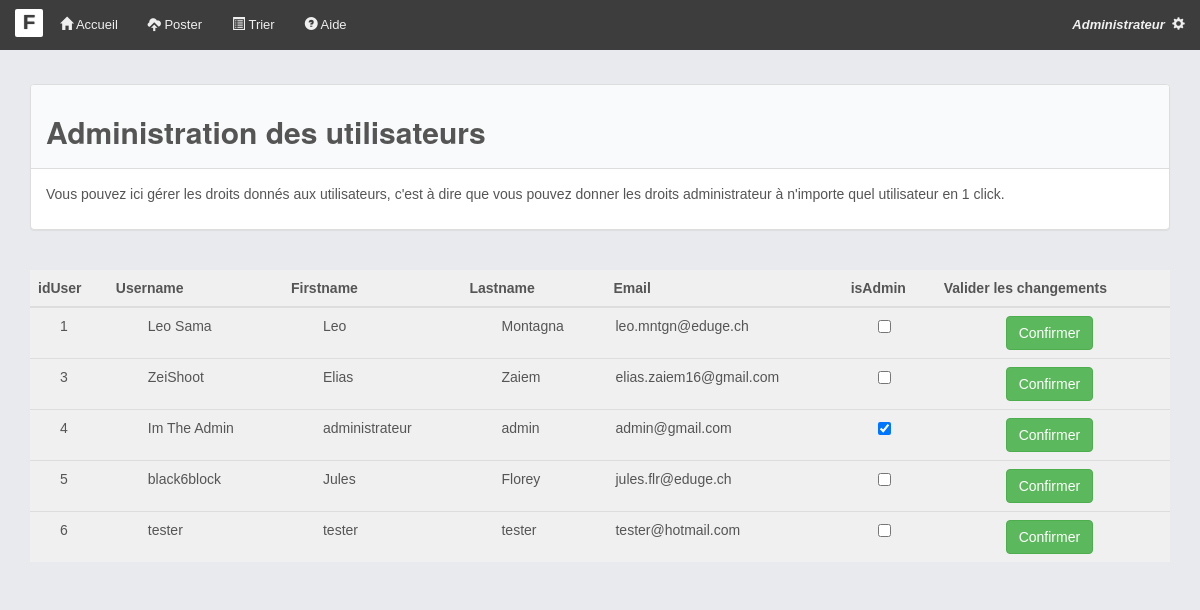
Screenshot of /CodeSource/index.php?uc=admin&action=ShowUserAdminPannel (signed in) with the database file from the repository.
### tables this page shows
CREATE TABLE `utilisateurs` (
  `idUser` int(11) NOT NULL AUTO_INCREMENT,
  `UserName` varchar(45) NOT NULL,
  `FirstName` varchar(100) NOT NULL,
  `LastName` varchar(100) NOT NULL,
  `Email` varchar(100) NOT NULL,
  `PasswordChiffrer` varchar(255) NOT NULL,
  `isAdmin` tinyint(1) DEFAULT NULL COMMENT '1 = utilisateur, 2 = admin',
  PRIMARY KEY (`idUser`)
);

### CodeSource/models/db_connect.php (called while the page is built, shortened)
<?php
class MonPdo
{
    private static $serveur = 'mysql:host=localhost';
    private static $bdd = 'dbname=fotogal';
    private static $user = 'root';
    private static $mdp = '2404';
    private static $unPdo = null;
    private function __construct()
    {
        MonPdo::$unPdo = new PDO(MonPdo::$serveur . ";" . MonPdo::$bdd, MonPdo::$user, MonPdo::$mdp);
        MonPdo::$unPdo->query('SET names utf8');
        MonPdo::$unPdo->setAttribute(PDO::ATTR_ERRMODE, PDO::ERRMODE_EXCEPTION);
    }
    public static function getInstance()
    {
        if (self::$unPdo == null) {
            self::$monPdo = new MonPdo();
        }
        return self::$unPdo;
    }
}
?>

### CodeSource/models/User.php (called while the page is built, shortened)
<?php
class User
{
    private $idUser;
    private $FirstName;
    private $LastName;
    private $Email;
    private $UserName;
    private $isAdmin;
    public function getIdUser()
    {
        return $this->idUser;
    }
    public function getFirstName()
    {
        return $this->FirstName;
    }
    public function getUserName()
    {
        return $this->UserName;
    }
    public function getLastName()
    {
        return $this->LastName;
    }
    public function getEmail()
    {
        return $this->Email;
    }
    public function getIsAdmin()
    {
        return $this->isAdmin;
    }
    public static function GetAllUsers()
    {
        $req = MonPdo::getInstance()->prepare("SELECT * FROM utilisateurs");
        $req->setFetchMode(PDO::FETCH_CLASS | PDO::FETCH_PROPS_LATE, 'User');
        $req->execute();
        $result = $req->fetchAll();
        return $result;
    }
}

### CodeSource/vue/gestionUserAdmin.php (the view, shortened to what this page needs)
<div class="container" style="display: block; margin-top: 3vh; position:relative;">
    <div class="panel panel-default" style="width: 100%;">
        <div class="panel-heading">
            <h2>Administration des utilisateurs</h2>
        </div>
        <div class="panel-body">
            <p>Vous pouvez ici gérer les droits donnés aux utilisateurs, c'est à dire que vous pouvez donner les droits administrateur à n'importe quel utilisateur en 1 click.</p>
        </div>
    </div>
    <div class="row">
        <br>
        <table class="table" style="background-color: #F0F0F0;">
            <thead>
                <tr>
                    <th scope="col">idUser</th>
                    <th scope="col">Username</th>
                    <th scope="col">Firstname</th>
                    <th scope="col">Lastname</th>
                    <th scope="col">Email</th>
                    <th scope="col">isAdmin</th>
                    <th scope="col">Valider les changements</th>
                </tr>
            </thead>
            <tbody>
                <?php
                foreach (User::GetAllUsers() as $user) {
                ?>
                    <tr>
                        <form method="POST" action="index.php?uc=admin&action=changeAdminRights&idUser=<?= $user->getIdUser() ?>">
                            <td style="padding-left: 30px;"><?= $user->getIdUser() ?></td>
                            <td style="padding-left: 40px;"><?= $user->getUserName() ?></td>
                            <td style="padding-left: 40px;"><?= $user->getFirstName() ?></td>
                            <td style="padding-left: 40px;"><?= $user->getLastName() ?></td>
                            <td style="padding-left: 10px;"><?= $user->getEmail() ?></td>
                            <td style="padding-left: 35px;"><input type="checkbox" name="isAdmin" value="checkbox<?= $user->getIdUser() ?>" <?= $user->getIsAdmin() == 2 ? "checked" : "" ?>></td>
                            <td style="padding-left: 70px;"><button type="submit" class="btn btn-success">Confirmer</button> </td>
                        </form>
                    </tr>
                <?php } ?>
            </tbody>
        </table>
    </div>
</div>

### CodeSource/assets/css/FotoGal.css (style rules this page uses)
html, body { height: 100%; font-family: verdana, arial, sans-serif; color: #555555; }
.wrapper, .row { height: 100%; margin-left: 0; margin-right: 0; }
h1, h2, h3 { font-weight: 800; }
.panel-default .panel-heading { background-color: #f9fafb; color: #555555; }

### CodeSource/assets/css/custom.css (style rules this page uses)
.container { padding-top: 60px; }

### rows the page displays
utilisateurs: idUser "1", UserName "Leo Sama", FirstName "Leo", LastName "Montagna", Email "leo.mntgn@eduge.ch"
utilisateurs: idUser "3", UserName "ZeiShoot", FirstName "Elias", LastName "Zaiem", Email "elias.zaiem16@gmail.com"
utilisateurs: idUser "4", UserName "Im The Admin", FirstName "administrateur", LastName "admin", Email "admin@gmail.com", isAdmin "☑"
utilisateurs: idUser "5", UserName "black6block", FirstName "Jules", LastName "Florey", Email "jules.flr@eduge.ch"
utilisateurs: idUser "6", UserName "tester", FirstName "tester", LastName "tester", Email "tester@hotmail.com"
